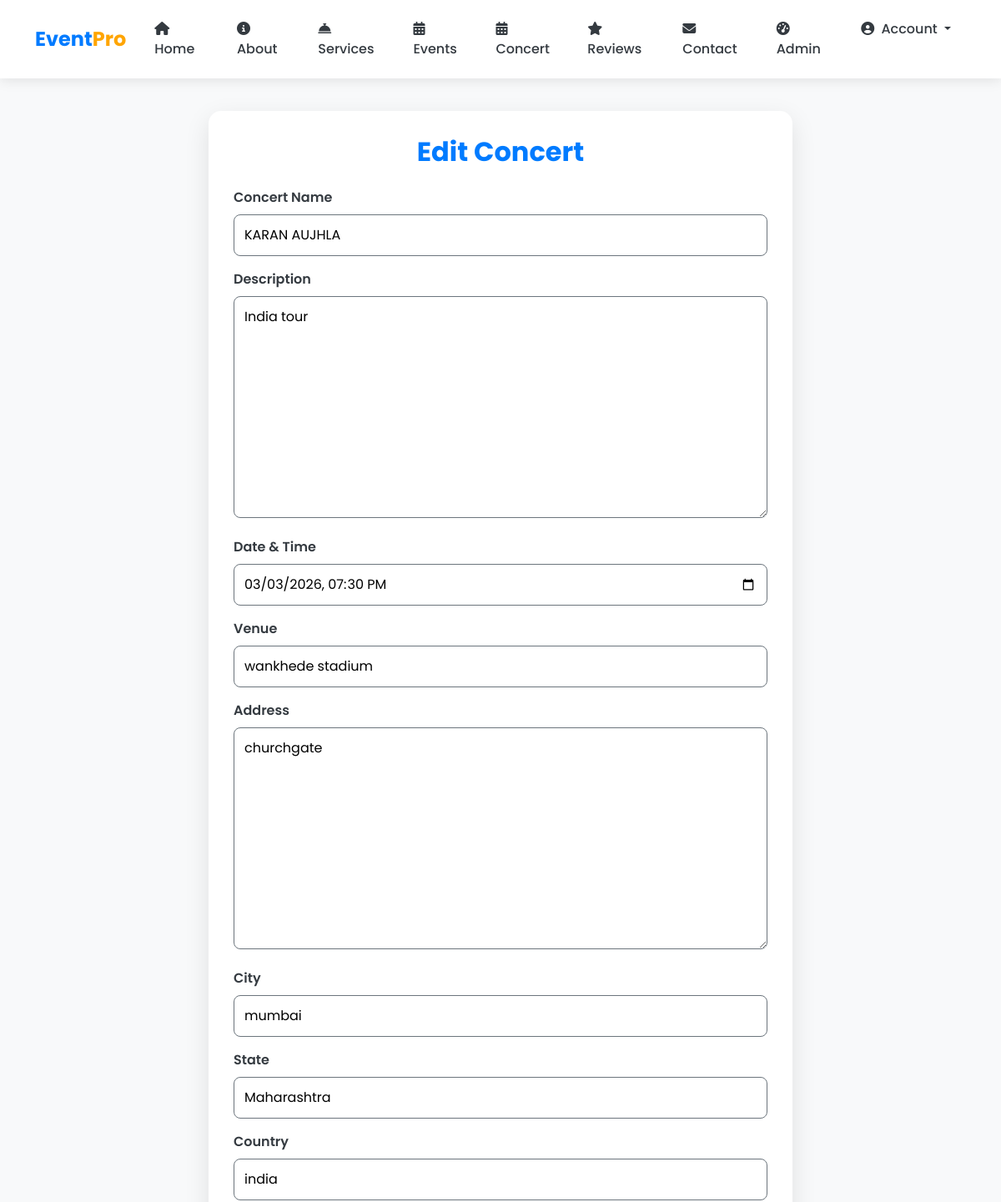
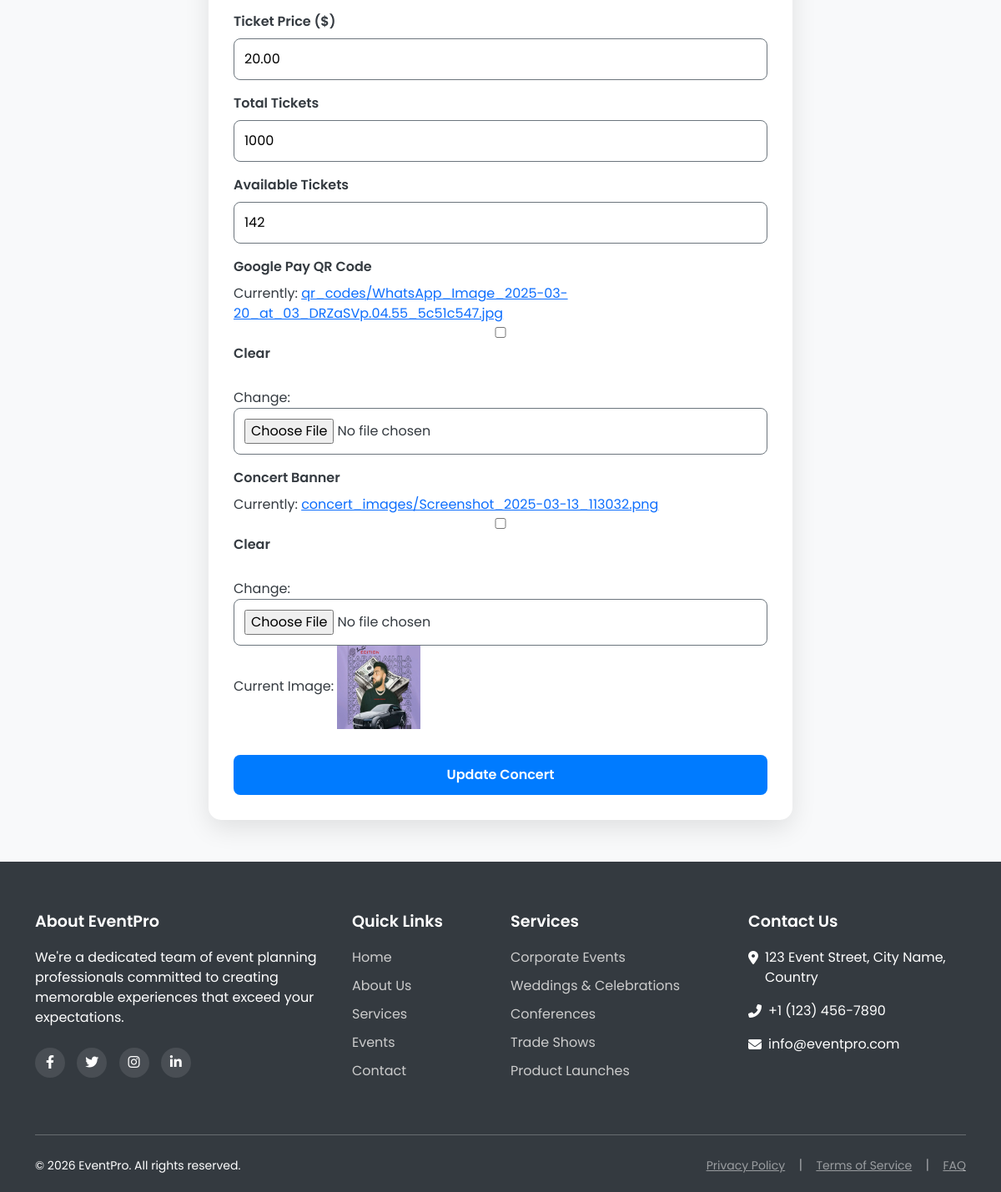
The app's page /concert/edit/3/ (signed in) with its own data (2 pictures, top to bottom).
### events/models.py (models this page shows, shortened)
class Concert(models.Model):
    name = models.CharField(max_length=255)  # Concert name
    description = models.TextField()  # Concert details
    date = models.DateTimeField()  # Date and time of the concert
    venue = models.CharField(max_length=255)  # Venue name
    address = models.TextField()  # Full address
    city = models.CharField(max_length=100)  # City
    state = models.CharField(max_length=100, blank=True, null=True)  # State (optional)
    country = models.CharField(max_length=100)  # Country
    ticket_price = models.DecimalField(max_digits=10, decimal_places=2)  # Ticket price
    total_tickets = models.PositiveIntegerField()  # Total tickets available
    available_tickets = models.PositiveIntegerField()  # Remaining tickets
    qr_code = models.ImageField(upload_to='qr_codes/', blank=True, null=True)  # Google Pay QR code uploaded by admin
    image = models.ImageField(upload_to='concert_images/', blank=True, null=True)  # Concert banner
    created_at = models.DateTimeField(auto_now_add=True)  # Created timestamp
    updated_at = models.DateTimeField(auto_now=True)  # Updated timestamp

### events/views.py (the view)
# urls.py: path('concert/edit/<int:concert_id>/', views.edit_concert, name='edit_concert'),
@login_required
def edit_concert(request, concert_id):
    concert = get_object_or_404(Concert, id=concert_id)
    if request.method == 'POST':
        form = ConcertForm(request.POST, request.FILES, instance=concert)
        if form.is_valid():
            form.save()
            messages.success(request, "Concert updated successfully!")
            return redirect('admin_dashboard')
    else:
        form = ConcertForm(instance=concert)
    return render(request, 'edit_concert.html', {'form': form, 'concert': concert})

### events/forms.py
class ConcertForm(forms.ModelForm):
    class Meta:
        model = Concert
        fields = ['name', 'description', 'date', 'venue', 'address', 'city', 'state', 'country',
                  'ticket_price', 'total_tickets', 'available_tickets', 'qr_code', 'image']
        widgets = {
            'date': forms.DateTimeInput(attrs={'type': 'datetime-local'}),
        }

### events/templates/edit_concert.html (shortened to what this page needs)
{% extends "base.html" %}
{% block content %}
<div class="c_container mt-5">
    <h2 class="mb-4">Edit Concert</h2>
    <form method="POST" enctype="multipart/form-data">
        <div class="mb-3">
            <label for="id_name" class="form-label">Concert Name</label>
            {{ form.name }}
        </div>
        <div class="mb-3">
            <label for="id_description" class="form-label">Description</label>
            {{ form.description }}
        </div>
        <div class="mb-3">
            <label for="id_date" class="form-label">Date & Time</label>
            {{ form.date }}
        </div>
        <div class="mb-3">
            <label for="id_venue" class="form-label">Venue</label>
            {{ form.venue }}
        </div>
        <div class="mb-3">
            <label for="id_address" class="form-label">Address</label>
            {{ form.address }}
        </div>
        <div class="mb-3">
            <label for="id_city" class="form-label">City</label>
            {{ form.city }}
        </div>
        <div class="mb-3">
            <label for="id_state" class="form-label">State</label>
            {{ form.state }}
        </div>
        <div class="mb-3">
            <label for="id_country" class="form-label">Country</label>
            {{ form.country }}
        </div>
        <div class="mb-3">
            <label for="id_ticket_price" class="form-label">Ticket Price ($)</label>
            {{ form.ticket_price }}
        </div>
        <div class="mb-3">
            <label for="id_total_tickets" class="form-label">Total Tickets</label>
            {{ form.total_tickets }}
        </div>
        <div class="mb-3">
            <label for="id_available_tickets" class="form-label">Available Tickets</label>
            {{ form.available_tickets }}
        </div>
        <div class="mb-3">
            <label for="id_qr_code" class="form-label">Google Pay QR Code</label>
            {{ form.qr_code }}
        </div>
        <div class="mb-3">
            <label for="id_image" class="form-label">Concert Banner</label>
            {{ form.image }}
            {% if form.image.value %}
                <p>Current Image: <img src="{{ form.image.value }}" alt="Current Concert Banner" width="100" height="100"></p>
            {% endif %}
        </div>
        <button type="submit" class="btn btn-primary">Update Concert</button>
    </form>
</div>
{% endblock %}

### events/templates/edit_concert.html (style rules this page uses)
:root { --primary: #007BFF; --primary-dark: #0056b3; --light: #F8F9FA; --dark: #343A40; --gray: #6C757D; --shadow: rgba(0, 0, 0, 0.1); }
body { font-family: 'Poppins', sans-serif; background-color: var(--light); color: var(--dark); }
.c_container { max-width: 700px; margin: 50px auto; padding: 30px; background: white; border-radius: 15px; box-shadow: 0 10px 30px var(--shadow); animation: fadeIn 0.5s ease-in-out; }
h2 { text-align: center; font-size: 2rem; font-weight: 700; color: var(--primary); margin-bottom: 20px; }
form { display: flex; flex-direction: column; }
form p { margin-bottom: 15px; }
form label { font-weight: 600; margin-bottom: 5px; display: block; }
input, select, textarea { width: 100%; padding: 12px; border: 1px solid var(--gray); border-radius: 8px; font-size: 1rem; transition: 0.3s; }
.btn-primary, .btn-secondary { padding: 12px; font-size: 1rem; font-weight: 600; border: none; border-radius: 8px; cursor: pointer; transition: 0.3s; display: inline-block; text-align: center; text-decoration: none; }
.btn-primary { background-color: var(--primary); color: white; }

### records on screen
Concert: name "KARAN AUJHLA", description "India tour", date "03/03/2026 19:30", venue "wankhede stadium", address "churchgate", city "mumbai", state "Maharashtra", country "india", ticket_price "20.00", total_tickets "1000", available_tickets "142", image.value (picture)
